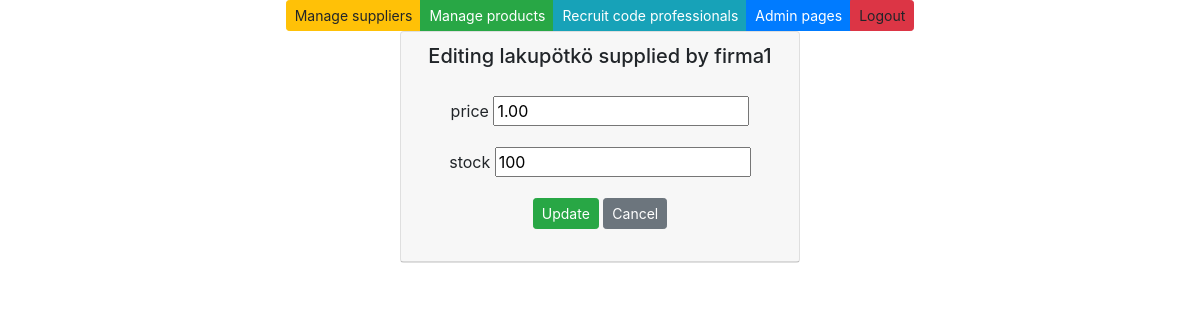
/edit-product-get/1/, run on an earlier commit of the app's database.
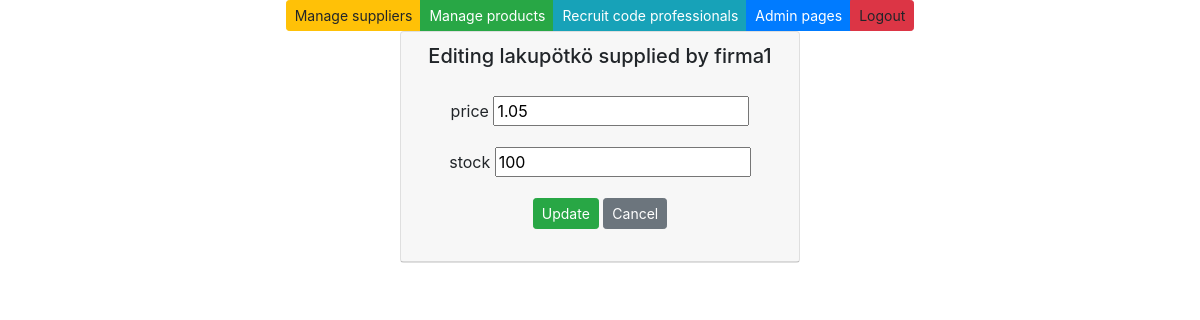
And on a later commit of the database.
### app/models.py (models this page shows, shortened)
class Product(models.Model):
    productname = models.CharField(max_length = 20, default = "laku")
    packagesize = models.CharField(max_length = 20, default = 3)
    unitprice = models.DecimalField(max_digits=8, decimal_places=2, default=1.00)
    unitsinstock = models.IntegerField(default = 3)
    supplier = models.ForeignKey(Supplier, on_delete=models.CASCADE)

class Supplier(models.Model):
    companyname = models.CharField(max_length = 50, default="firma")
    contactname = models.CharField(max_length = 50, default="firma")
    address = models.CharField(max_length = 100, default="firma")
    phone = models.CharField(max_length = 20, default="firma")
    email = models.CharField(max_length = 50, default="firma")
    country = models.CharField(max_length = 50, default="firma")

### app/views.py (the view)
# urls.py: path('edit-product-get/<int:id>/', edit_product_get),
def edit_product_get(request, id):
        product = Product.objects.get(id = id)
        context = {'product': product}
        return render (request,"edit_product.html",context)

### app/templates/edit_product.html (shortened to what this page needs)
{% extends 'index.html' %}
{% block content %}
<div class="card" style="width: 25rem;">
    <div class="card-header">
        <h5>Editing {{product.productname}} supplied by {{product.supplier.companyname}}</h5>
        <div class="card-body">
            <form method="post" action="/edit-product-post/{{product.id}}/">
                <div class="form-group">
                    <label>price</label>
                    <input type="number" step=".01" name="unitprice" value={{product.unitprice}}>
                </div>
                <div class="form-group">
                    <label>stock</label>
                    <input type="number" name="unitsinstock" value={{product.unitsinstock}}>
                </div>
                <input type="submit" value="Update" class="btn btn-success btn-sm">
                <input type="button" onclick="window.location.href='/products'" id="hide-btn"
                    class="btn btn-secondary btn-sm" value="Cancel">
            </form>
        </div>
    </div>
</div>
{% endblock %}

What changed in the data, as far as the page shows it:
changed Product "lakupötkö": unitprice "1.00" → "1.05"
